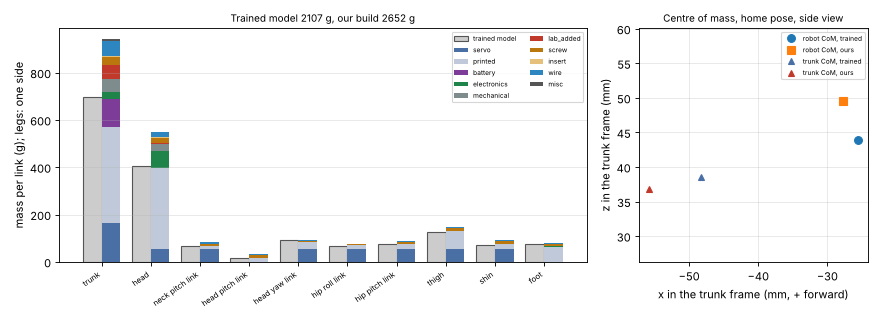

This chart was generated by the following Python code:
"""Mass budget of the Open Duck Mini v2 as the lab will build it, against the trained model (sim pass only).

What it does
1. Lists every part of our build with its mass and a source tag ([U] upstream file, [L] lab file or script,
   [I] internet page, UNVERIFIED when no source was found; the basis of every UNVERIFIED number is printed).
2. Places every part in a link of the robot: CAD parts on their URDF mesh instance (uniform density over the
   mesh, the same way Onshape computes the trained model), lab-only parts as boxes at audit/placements.json,
   screws and inserts at their measured hole sites (audit/sites.json, audit/sites_head.json), wires along a
   route polyline through the joints they cross (wiring/netlist.yaml), small parts at their CAD seat.
3. Sums mass, centre of mass and inertia per link and for the whole robot and compares them with the
   MuJoCo model the policy was trained on (Open_Duck_Playground MJCF) and with the URDF inertials.
4. Fits the trained model's own per-part masses (non-negative least squares on each link's mass, first moment
   and inertia) so the difference can be explained part by part where the fit is well posed.

Frames: every link frame is the URDF link frame (identical to the MJCF body frame, checked in check_frames()).
Lengths in metres inside the code, mm in the printed tables.

Usage (paths relative to the repo; nothing outside the repo is needed except the Playground clone):
  ODM_PLAYGROUND=<Open_Duck_Playground at b9be205> ODM_OUT=<scratch folder> python3 altaay_lab/sim/mass_budget.py
Outputs in ODM_OUT: mass_budget.json (every part and link) and mass_budget_tables.md (the tables in MASS_BUDGET.md).
Other scripts import build_budget() (sim/added_mass_sim.py).
"""
import os, sys, json, math, collections
import numpy as np

HERE = os.path.dirname(os.path.abspath(__file__))
REPO = os.path.abspath(os.path.join(HERE, "../.."))
LAB = os.path.join(REPO, "altaay_lab")
URDF_DIR = os.path.join(REPO, "mini_bdx/robots/open_duck_mini_v2")
PRINT_DIR = os.path.join(REPO, "print")
PG = os.environ.get("ODM_PLAYGROUND", "/home/user/upstream/Open_Duck_Playground")
OUT = os.environ.get("ODM_OUT", "/tmp/odm_mass")

# ---------------------------------------------------------------------------------------------------------------
# Unit masses and material data, each with its source
# ---------------------------------------------------------------------------------------------------------------
S = {}   # key -> (value, tag)
def src(key, value, tag):
    S[key] = (value, tag); return value

STS3215_G = src("sts3215", 55.0, "[I] Feetech STS3215 C001 product specification 2023-06-23, item 6-8 'Weight 55 +/- 1 g' (copy at https://download.kamami.pl/p1198708-STS3215-C001-20230624.pdf)")
P30B_G = src("p30b", 47.0, "[I] Molicel INR-18650-P30B product data sheet v1.0, 'Weight 47 g (Max)' (https://cdn.shopify.com/s/files/1/0481/9678/0183/files/Product-Data-Sheet-of-INR-18650-P30B-80111-2.pdf); 44.7 to 45.0 g measured in a UN38.3 report (https://www.18650batterystore.com/products/molicel-p30b-18650-3000mah-36a-battery)")
PI_G = src("pi", 10.0, "[I] Adafruit 5291 Raspberry Pi Zero 2 W, 'Product Weight: 10.0g' (https://www.adafruit.com/product/5291)")
HEADER_G = src("header", 2.1, "[I] Adafruit 2822 2x20 male header for the Pi Zero, 'Weight: 2.1g' (https://www.adafruit.com/product/2822)")
BNO_G = src("bno055", 3.0, "[I] Adafruit 2472, 'Weight: 3g' (https://www.adafruit.com/product/2472)")
ADAPTER_G = src("adapter", 16.0, "[I] Waveshare Bus Servo Adapter (A) page, 'Weight: 0.016 kg' (https://www.waveshare.com/bus-servo-adapter-a.htm); may include packaging")
CHARGER_G = src("charger", 8.53, "[I] Amazon B0BJTW4QBR Adeept 2S USB-C charger, 'Item Weight 8.53 g' (https://www.amazon.com/dp/B0BJTW4QBR)")
HOLDER_G = src("holder", 25.0, "UNVERIFIED: Amazon B09WCT8672 lists 'Item Weight 0.05 kg' with 'Unit Count 2 Count' (https://www.amazon.com/dp/B09WCT8672); 25 g assumes the 0.05 kg is for 2 holders; 50 g if it is one")
SG90_G = src("sg90", 9.0, "[I] Amazon B072V529YD Miuzei SG90, 'Item Weight 9 g' (https://www.amazon.com/dp/B072V529YD), lead included")
BEC_G = src("bec", 29.0, "[I] Castle CC BEC Pro user guide 095-0047-00, 'Weight (w/o wires) 1 oz (29 grams)' (https://www.freakware.de/technik/CastleCreations/cc_bec_pro_user_guide.pdf)")
SW2815_G = src("sw2815", 2.6, "[I] Pololu 2815 specs, 'Weight: 2.6 g' without the optional connectors (https://www.pololu.com/product/2815/specs)")
REG_G = src("d30v30f5", 3.3, "[I] Pololu 4892 D30V30F5 specs, 'Weight: 3.3 g' without headers (https://www.pololu.com/product/4892/specs)")
AMP_G = src("max98357", 1.2, "[I] Adafruit 3006, 'Product Weight: 1.2g' (https://www.adafruit.com/product/3006)")
SPK_G = src("speaker", 28.8, "[I] Same Sky CMS0361KLX datasheet, 'weight 28.8 g' (https://www.sameskydevices.com/product/resource/cms0361klx.pdf)")
USB_G = src("usb_cable", 20.0, "[I] Adafruit 3878 USB C to Micro B 0.9 m, 'Product Weight: 20.0g' (https://www.adafruit.com/product/3878)")
XT30_G = src("xt30_pair", 0.9, "[I] Amazon B08P5HVMYT Amass XT30U 10 pairs, 'Item Weight 0.317 ounces' = 9.0 g for 10 pairs (https://www.amazon.com/dp/B08P5HVMYT)")
SS_G = src("omron_ss", 1.6, "[I] Omron SS datasheet en-ss.pdf, 'Weight Approx. 1.6g (pin plunger models)' (https://omronfs.omron.com/en_US/ecb/products/pdf/en-ss.pdf)")
GLASS_G = src("eye_glass", 2.08, "[I] Amazon B0C4H17QSH 60 discs, 'Item Weight 4.4 ounces' = 2.08 g per disc with packaging (upper bound) (https://www.amazon.com/dp/B0C4H17QSH)")
INSERT_G = src("insert", 0.35, "[I] CNC Kitchen US store product data for 'Heat Set Insert M3 x 5.7 - 100 pieces': variant weight 35 g per 100 (store shipping weight, bag included) (https://cnckitchenus.store/products/heat-set-insert-m3-x-5-7-100-pieces.js)")
# UNVERIFIED small items (no published mass found); basis given
TENERGY_G = src("tenergy_bms", 3.0, "UNVERIFIED: Tenergy 32175 page gives no weight; 34 x 16 x 4.5 mm box x 1.2 g/cm3 (median bounding-box density of the 5 small boards above with a published weight: Pi 0.97, MAX98357A 1.16, D30V30F5 1.03, 2815 1.37, BNO055 about 1.9 g/cm3)")
SWITCH_G = src("panel_switch", 2.0, "UNVERIFIED: stock panel slide switch, no datasheet part yet (BOM 10b); CAD power_switch.stl 0.96 cm3 x about 2 g/cm3 (metal and plastic)")
CAM_G = src("camera3", 4.0, "UNVERIFIED: Raspberry Pi Camera Module 3 weight not found (raspberrypi.com refused curl, product brief and Adafruit 5657 give none); 25 x 24 x 11.5 mm module")
FPC_G = src("fpc", 0.7, "UNVERIFIED: Adafruit 3157 camera cable 150 x 16 x 0.2 mm (product page), about 1.4 g/cm3 laminate")
SD_G = src("microsd", 0.5, "UNVERIFIED: microSD card, no weight on the SanDisk listing read")
LED_G = src("led", 0.3, "UNVERIFIED: uxcell 1 W COB bead B07DHB13J4, listing gives no weight")
RES_G = src("resistor", 0.25, "UNVERIFIED: 1/4 W through-hole resistor, no weight on the Adafruit 2782 or SparkFun PRT-14493 pages")
REFL_G = src("reflector", 1.5, "UNVERIFIED: Aurorad S5 20 x 15 mm aluminium reflector, Amazon page returned an error")
FUSEHOLDER_G = src("fuse_holder", 8.0, "UNVERIFIED: Littelfuse FHAC0001ZXJ body 50 x 17.2 x 17.2 mm with 2 x 90 mm 16 AWG leads (BOM L3); leads alone 2 x 0.09 m x 18.1 g/m = 3.3 g, body and cover about 4.7 g")
FUSE_G = src("ato_fuse", 1.0, "UNVERIFIED: Littelfuse 0287015.PXCN ATO blade, no weight found")
SPLICE_G = src("splice", 0.5, "UNVERIFIED: one solder splice with adhesive heat shrink")
TAPE_DENS = src("vhb_density", 0.8, "UNVERIFIED: 3M VHB 4950 foam density about 0.8 g/cm3 (3M data sheet not read); 1.1 mm thick, 19 mm wide (BOM 29)")
HOUSING_G = src("housing", 0.15, "UNVERIFIED: Molex 50-37-5033 or 2.54 mm housing")
TERMINAL_G = src("terminal", 0.05, "UNVERIFIED: Molex 08-70-1040 or 2.54 mm crimp terminal")
BEC_LEADS_G = src("bec_out_leads", 4.6, "UNVERIFIED: CC BEC Pro output leads, length and gauge not published (netlist U1); 2 leads x 3 wires x 150 mm x 5.1 g/m (22 AWG silicone)")
SOLDER_HS_G = src("solder_heatshrink", 4.0, "UNVERIFIED: solder and heat shrink on about 60 joints outside the splices, about 0.07 g each")
TIE_G = src("cable_ties", 1.0, "UNVERIFIED: a few small cable ties (USB slack coil, harness)")
BEARING_STEEL = src("steel_density", 7.85, "[I] AZoM 304 stainless density 7.85 to 8.06 g/cm3 (https://www.azom.com/properties.aspx?ArticleID=965); 7.85 used for bearing steel")
BEARING_NOTE = src("bearing", None, "UNVERIFIED: 6804ZZ mass not found (SKF, NSK, vendor pages refused or 404); CAD roll_bearing.stl solid ring x 7.85 g/cm3 = 26.9 g, an upper bound (real bearings have balls and a cage)")

# screws: ISO 4762 (DIN 912) head and socket sizes, pitch diameter shank, A2 density
ISO4762 = {"M2": dict(d=2.0, P=0.4, dk=3.8, k=2.0, s=1.5, t=1.0), "M2.5": dict(d=2.5, P=0.45, dk=4.5, k=2.5, s=2.0, t=1.1),
           "M3": dict(d=3.0, P=0.5, dk=5.5, k=3.0, s=2.5, t=1.3)}
src("iso4762", None, "[I] ISO 4762 / DIN 912 dimensions dk, k, s, t (https://www.fasteners.eu/standards/DIN/912/)")
A2_DENS = src("a2_density", 7.95, "[I] AZoM 304 stainless density 7.85 to 8.06 g/cm3, middle 7.95 used (https://www.azom.com/properties.aspx?ArticleID=965)")
def shcs_g(size, L):
    p = ISO4762[size]
    head = math.pi / 4 * p["dk"] ** 2 * p["k"] - (math.sqrt(3) / 2) * p["s"] ** 2 * p["t"]
    d2 = p["d"] - 0.6495 * p["P"]                      # pitch diameter (ISO 724)
    shank = math.pi / 4 * d2 ** 2 * L
    return (head + shank) * A2_DENS / 1000.0
def panhead_g(d, P, dk, k, L):                          # pan head self-tapping, head as a cylinder
    head = math.pi / 4 * dk ** 2 * k
    d2 = d - 0.6495 * P
    return (head + math.pi / 4 * d2 ** 2 * L) * A2_DENS / 1000.0
SCREW_G = {"M3x5": shcs_g("M3", 5), "M3x6": shcs_g("M3", 6), "M3x8": shcs_g("M3", 8), "M3x10": shcs_g("M3", 10), "M3x12": shcs_g("M3", 12),
           "M2.5x6": shcs_g("M2.5", 6), "M2.5x8": shcs_g("M2.5", 8), "M2.5x10": shcs_g("M2.5", 10),
           "M2x6pan": panhead_g(2.0, 0.4, 4.0, 1.6, 6), "M2x5pan": panhead_g(2.0, 0.4, 4.0, 1.6, 5), "M2x4pan": panhead_g(2.0, 0.4, 4.0, 1.6, 4)}
src("screw_mass", None, "[L] computed in sim/mass_budget.py from ISO 4762 sizes and the A2 density: " + ", ".join(f"{k} {v:.2f} g" for k, v in SCREW_G.items()))
src("servo_bag", None, "UNVERIFIED: STS3215 bag screws (B2, sizes not published); taken as M2x6 pan head, D18 gives the M2 pan head as 4.0 x 1.6 mm; the horn centre screw is M3x6 (Feetech spec item 6-13) taken as an M3x6 SHCS")

# wire mass per metre: tinned copper (AWG area, copper 8.935 g/cm3) plus silicone (0.95 to 1.20 g/cm3, 1.20 used)
CU_DENS = src("cu_density", 8.935, "[I] Wikipedia Copper, density 8.935 g/cm3 at 20 C (https://en.wikipedia.org/wiki/Copper)")
SIL_DENS = src("silicone_density", 1.20, "[I] Wikipedia Silicone rubber, density 0.95 to over 1.20 g/cm3, high end used (https://en.wikipedia.org/wiki/Silicone_rubber)")
OD_MM = {16: 3.0, 20: 1.8, 22: 1.7, 26: 1.5}
src("wire_od", None, "[I] BNTECHGO listings, outside diameter +/- 0.1 mm: 16 AWG 3.0 (https://www.amazon.com/dp/B01MCRY7OT), 20 AWG 1.8 (https://www.amazon.com/dp/B01F8PO5XE), 22 AWG 1.7 (https://www.amazon.com/dp/B09X4KY56S), 26 AWG 1.5 mm (https://www.amazon.com/dp/B08F9CF85N)")
src("awg", None, "[I] Wikipedia American wire gauge, d = 0.127 mm x 92^((36 - n) / 39) (https://en.wikipedia.org/wiki/American_wire_gauge)")
def awg_area(n):
    d = 0.127 * 92 ** ((36 - n) / 39.0); return math.pi / 4 * d * d, d
def wire_g_per_m(n, od=None):
    a, d = awg_area(n); od = od or OD_MM[n]
    ins = math.pi / 4 * od * od - math.pi / 4 * (1.15 * d) ** 2      # stranded bundle about 1.15 x the solid diameter
    return a * CU_DENS + ins * SIL_DENS                               # mm2 x g/cm3 = g/m
WIRE_GPM = {n: wire_g_per_m(n) for n in OD_MM}
src("wire_gpm", None, "[L] computed: " + ", ".join(f"{n} AWG {v:.1f} g/m" for n, v in WIRE_GPM.items()) + "; check: the BNTECHGO 16 AWG listing gives 'Item Weight 11.2 ounces' for 50 ft = 20.8 g/m with packaging")
KIT_GPM = src("kit_cable_gpm", 2.2, "UNVERIFIED: STS3215 kit cable conductor not published (power_path_sim.py assumes 26 AWG); 26 AWG copper 1.15 g/m plus PVC 1.1 mm OD at 1.4 g/cm3 = 2.2 g/m per conductor")

# printed parts: sliced grams minus support grams (print/SLICE_SUMMARY.md, robot set, PrusaSlicer 2.7.2, final settings)
src("slice", None, "[L] print/SLICE_SUMMARY.md per-part table: 'g each' minus 'support g each' (support is removed after printing; skirt is 1 loop, 1 layer, under 0.1 g)")
PRINT_SRC = S["slice"][1]
def load_slice_summary():
    path = os.path.join(LAB, "print/SLICE_SUMMARY.md"); rows = {}; on = False
    for line in open(path):
        if line.startswith("## "): on = line.startswith("## Per part")      # only the robot-set table (not the optional antennas)
        c = [x.strip() for x in line.strip().strip("|").split("|")]
        if on and len(c) == 11 and c[0].endswith(".stl") and c[1].isdigit():
            rows[c[0][:-4]] = dict(qty=int(c[1]), material=c[2], g_each=float(c[4]), support_each=float(c[6]))
    assert len(rows) == 36, len(rows)
    return rows

# ---------------------------------------------------------------------------------------------------------------
# Geometry helpers
# ---------------------------------------------------------------------------------------------------------------
class Mass:
    """mass m (kg), com c (m, link frame), inertia I about the com (kg m2, link axes)"""
    def __init__(self, m=0.0, c=(0, 0, 0), I=None):
        self.m = float(m); self.c = np.array(c, float); self.I = np.zeros((3, 3)) if I is None else np.array(I, float)
    def __add__(self, o):
        m = self.m + o.m
        if m <= 0: return Mass()
        c = (self.m * self.c + o.m * o.c) / m
        def sh(x):
            r = x.c - c; return x.I + x.m * (np.dot(r, r) * np.eye(3) - np.outer(r, r))
        return Mass(m, c, sh(self) + sh(o))
def box_mass(m, c, dims):
    a, b, h = dims
    return Mass(m, c, np.diag([m * (b * b + h * h), m * (a * a + h * h), m * (a * a + b * b)]) / 12.0)
def point_mass(m, c): return Mass(m, c)

_mesh_cache = {}
def mesh_props(path):
    """unit-density volume (m3), centroid (m) and inertia about the centroid per unit density, of an STL (m or mm)"""
    if path not in _mesh_cache:
        import trimesh
        mesh = trimesh.load(path, force="mesh")
        if mesh.extents.max() > 5: mesh.apply_scale(0.001)          # print STLs are in mm
        mesh.density = 1.0
        _mesh_cache[path] = (float(mesh.volume), mesh.center_mass.copy(), mesh.moment_inertia.copy(), mesh)
    return _mesh_cache[path]
def mesh_mass(path, T, m):
    V, c, J, _ = mesh_props(path); R = T[:3, :3]; t = T[:3, 3]
    return Mass(m, R @ c + t, R @ (J * (m / V)) @ R.T)   # also right for a mirror (det -1)

# ---------------------------------------------------------------------------------------------------------------
# Trained model inertials
# ---------------------------------------------------------------------------------------------------------------
BODIES = ["trunk_assembly", "hip_roll_assembly", "left_roll_to_pitch_assembly", "knee_and_ankle_assembly", "knee_and_ankle_assembly_2",
          "foot_assembly", "neck_pitch_assembly", "head_pitch_to_yaw", "neck_yaw_assembly", "head_assembly", "hip_roll_assembly_2",
          "right_roll_to_pitch_assembly", "knee_and_ankle_assembly_3", "knee_and_ankle_assembly_4", "foot_assembly_2"]
SHORT = {"trunk_assembly": "trunk", "hip_roll_assembly": "L hip roll link", "left_roll_to_pitch_assembly": "L hip pitch link",
         "knee_and_ankle_assembly": "L thigh (knee servo)", "knee_and_ankle_assembly_2": "L shin (ankle servo)", "foot_assembly": "L foot",
         "neck_pitch_assembly": "neck pitch link", "head_pitch_to_yaw": "head pitch link", "neck_yaw_assembly": "head yaw link",
         "head_assembly": "head", "hip_roll_assembly_2": "R hip roll link", "right_roll_to_pitch_assembly": "R hip pitch link",
         "knee_and_ankle_assembly_3": "R thigh (knee servo)", "knee_and_ankle_assembly_4": "R shin (ankle servo)", "foot_assembly_2": "R foot"}
def mjcf_assets():
    xd = os.path.join(PG, "playground/open_duck_mini_v2/xmls"); a = {}
    for f in os.listdir(xd):
        if f.endswith(".xml"): a[f] = open(os.path.join(xd, f), "rb").read()
    for f in os.listdir(os.path.join(xd, "assets")): a[f] = open(os.path.join(xd, "assets", f), "rb").read()
    return xd, a
def model_inertials():
    import mujoco
    xd, a = mjcf_assets()
    m = mujoco.MjModel.from_xml_string(open(os.path.join(xd, "open_duck_mini_v2.xml")).read(), assets=a)
    out = {}
    for b in BODIES:
        i = m.body(b).id; q = m.body_iquat[i]; R = np.zeros(9); mujoco.mju_quat2Mat(R, q); R = R.reshape(3, 3)
        out[b] = Mass(m.body_mass[i], m.body_ipos[i], R @ np.diag(m.body_inertia[i]) @ R.T)
    return out
def urdf():
    import yourdfpy
    return yourdfpy.URDF.load(os.path.join(URDF_DIR, "robot.urdf"), load_meshes=False, build_scene_graph=True)
def urdf_inertials(u):
    out = {}
    for ln, link in u.link_map.items():
        if link.inertial is None or link.inertial.mass < 1e-6: continue
        Ro = link.inertial.origin[:3, :3]
        out[ln] = Mass(link.inertial.mass, link.inertial.origin[:3, 3], Ro @ link.inertial.inertia @ Ro.T)
    # the MJCF head carries the antenna holders (separate links in the URDF): merge them at zero angle
    h = out["head_assembly"]
    for al in ("left_antenna_holder", "right_antenna_holder"):
        T = u.get_transform(al, "head_assembly"); x = out.pop(al)
        h = h + Mass(x.m, T[:3, :3] @ x.c + T[:3, 3], T[:3, :3] @ x.I @ T[:3, :3].T)
    out["head_urdf_with_antenna_holders"] = h
    return out
def check_frames(u):
    """max difference between MJCF body frames and URDF link frames at the zero pose (mm, rotation entries)"""
    import mujoco
    xd, a = mjcf_assets()
    m = mujoco.MjModel.from_xml_string(open(os.path.join(xd, "open_duck_mini_v2.xml")).read(), assets=a)
    d = mujoco.MjData(m); d.qpos[:] = 0; d.qpos[3] = 1; mujoco.mj_kinematics(m, d)
    tb = m.body("trunk_assembly").id
    Tt = np.eye(4); Tt[:3, :3] = d.xmat[tb].reshape(3, 3); Tt[:3, 3] = d.xpos[tb]
    dp = dr = 0.0
    for b in BODIES:
        i = m.body(b).id; Tm = np.eye(4); Tm[:3, :3] = d.xmat[i].reshape(3, 3); Tm[:3, 3] = d.xpos[i]
        Tm = np.linalg.inv(Tt) @ Tm; Tu = u.get_transform(b, "trunk_assembly")
        dp = max(dp, np.abs(Tm[:3, 3] - Tu[:3, 3]).max() * 1000); dr = max(dr, np.abs(Tm[:3, :3] - Tu[:3, :3]).max())
    return dp, dr

# ---------------------------------------------------------------------------------------------------------------
# Our build
# ---------------------------------------------------------------------------------------------------------------
SERVO_CASE = ("wj-wk00-0123middlecase_56.stl", "wj-wk00-0124bottomcase_45.stl", "wj-wk00-0122topcabinetcase_95.stl")
HORNS = ("drive_palonier.stl", "passive_palonier.stl")
PRINT_NAME = {"left_knee_to_ankle_left_sheet": "knee_to_ankle_left_sheet", "left_knee_to_ankle_right_sheet": "knee_to_ankle_right_sheet"}
JOINT_OF_ID = {20: "left_hip_yaw", 21: "left_hip_roll", 22: "left_hip_pitch", 23: "left_knee", 24: "left_ankle",
               10: "right_hip_yaw", 11: "right_hip_roll", 12: "right_hip_pitch", 13: "right_knee", 14: "right_ankle",
               30: "neck_pitch", 31: "head_pitch", 32: "head_yaw", 33: "head_roll"}   # [U] Runtime ids, netlist SVxx
LINK_ALIAS = {"left_antenna_holder": "head_assembly", "right_antenna_holder": "head_assembly", "trunk": "trunk_assembly",
              "head": "head_assembly", "left_foot": "foot_assembly", "right_foot": "foot_assembly_2"}

class Item:
    def __init__(self, name, cat, mass_g, source, link, mass_obj, in_model, note=""):
        self.name, self.cat, self.mass_g, self.source, self.link, self.M, self.in_model, self.note = name, cat, mass_g, source, link, mass_obj, in_model, note

def build_budget(holder_g=None, include_antennas=False):
    """returns dict(items=[Item], links={body: Mass}, model={body: Mass}, urdf=..., fit=..., notes=[...])"""
    u = urdf()
    sl = load_slice_summary()
    items = []; notes = []
    def T_of(link):   # transform of a URDF link into its MJCF body frame (antenna links -> head)
        tgt = LINK_ALIAS.get(link, link)
        return tgt, (np.eye(4) if tgt == link else u.get_transform(link, tgt))
    # ---- CAD instances from the URDF ----
    inst = []      # (link_target, mesh_file, T_in_target)
    for ln, link in u.link_map.items():
        tgt, Tl = T_of(ln)
        for v in link.visuals:
            fn = os.path.basename(v.geometry.mesh.filename)
            inst.append((tgt, fn, Tl @ (v.origin if v.origin is not None else np.eye(4)), ln))
    # servo groups: one per servo case set (topcabinetcase instance); 55 g split case/horns as the trained model (fit below)
    case_frac = 0.874   # [L] fit_model(): the trained model's case parts carry 87 % of the servo group mass (leg and neck links)
    servo_groups = collections.defaultdict(list)
    for k, (tgt, fn, T, ln) in enumerate(inst):
        if fn in SERVO_CASE + HORNS:
            servo_groups[(tgt, ln)].append((fn, T))
    n_servo = 0; servo_pos = {}
    for (tgt, ln), lst in servo_groups.items():
        cases = [x for x in lst if x[0] in SERVO_CASE]; horns = [x for x in lst if x[0] in HORNS]
        nset = len([x for x in cases if x[0] == SERVO_CASE[2]])
        Vc = sum(mesh_props(os.path.join(URDF_DIR, f))[0] for f, _ in cases); Vh = sum(mesh_props(os.path.join(URDF_DIR, f))[0] for f, _ in horns)
        M = Mass()
        for f, T in cases: M = M + mesh_mass(os.path.join(URDF_DIR, f), T, nset * STS3215_G / 1000 * case_frac * mesh_props(os.path.join(URDF_DIR, f))[0] / Vc)
        for f, T in horns: M = M + mesh_mass(os.path.join(URDF_DIR, f), T, nset * STS3215_G / 1000 * (1 - case_frac) * mesh_props(os.path.join(URDF_DIR, f))[0] / Vh)
        items.append(Item(f"STS3215 C001 servo x{nset}", "servo", nset * STS3215_G, S["sts3215"][1], tgt, M, True))
        n_servo += nset
        for f, T in cases:
            if f == SERVO_CASE[2]:
                servo_pos.setdefault(tgt, []).append(T)
    assert n_servo == 14, n_servo
    # printed parts and CAD electronics
    head_stl_T = None
    for tgt, fn, T, ln in inst:
        base = fn[:-4]
        if fn in SERVO_CASE + HORNS: continue
        pname = PRINT_NAME.get(base, base)
        if pname in sl:
            r = sl[pname]; g = r["g_each"] - r["support_each"]
            pp = os.path.join(PRINT_DIR, pname + ".stl")
            geom = pp if os.path.exists(pp) else os.path.join(URDF_DIR, fn)
            items.append(Item(pname, "printed", g, PRINT_SRC, tgt, mesh_mass(geom, T, g / 1000), True,
                              "TPU" if r["material"] == "TPU" else ""))
            if pname == "head": head_stl_T = T
            continue
        if base == "antenna":
            g = 0.89 - 0.33
            if include_antennas:
                items.append(Item("antenna rod (optional)", "printed", g, "[L] print/SLICE_SUMMARY.md optional table, 0.89 g less 0.33 g support", tgt, mesh_mass(os.path.join(URDF_DIR, fn), T, g / 1000), True))
            continue
        P = os.path.join(URDF_DIR, fn)
        if base == "cell":
            items.append(Item("Molicel P30B cell", "battery", P30B_G, S["p30b"][1], tgt, mesh_mass(P, T, P30B_G / 1000), True))
        elif base == "holder":
            g = holder_g if holder_g is not None else HOLDER_G
            items.append(Item("2S cell holder with leads", "battery", g, S["holder"][1], tgt, mesh_mass(P, T, g / 1000), True))
        elif base == "bms":
            pass   # replaced by the Tenergy board at its placement (below)
        elif base == "board" and ln == "trunk_assembly":
            items.append(Item("Waveshare Bus Servo Adapter (A)", "electronics", ADAPTER_G, S["adapter"][1], tgt, mesh_mass(P, T, ADAPTER_G / 1000), True))
        elif base == "board":
            notes.append("head board.stl is the Pi footprint (MOUNTING.md, B7): no mass of its own")
        elif base == "raspberrypizerow":
            items.append(Item("Raspberry Pi Zero 2 W", "electronics", PI_G, S["pi"][1], tgt, mesh_mass(P, T, PI_G / 1000), True))
            items.append(Item("2x20 header on the Pi", "electronics", HEADER_G, S["header"][1], tgt, mesh_mass(P, T, HEADER_G / 1000), False))
            items.append(Item("microSD card", "electronics", SD_G, S["microsd"][1], tgt, mesh_mass(P, T, SD_G / 1000), False))
            pi_T = (tgt, T)
        elif base == "bno055":
            items.append(Item("BNO055 breakout (Adafruit 2472)", "electronics", BNO_G, S["bno055"][1], tgt, mesh_mass(P, T, BNO_G / 1000), True))
        elif base == "usb_c_charger":
            items.append(Item("USB-C 2S charger (Adeept)", "electronics", CHARGER_G, S["charger"][1], tgt, mesh_mass(P, T, CHARGER_G / 1000), True))
        elif base == "power_switch":
            items.append(Item("panel control switch", "electronics", SWITCH_G, S["panel_switch"][1], tgt, mesh_mass(P, T, SWITCH_G / 1000), True))
        elif base == "sg90":
            items.append(Item("SG90 antenna servo", "electronics", SG90_G, S["sg90"][1], tgt, mesh_mass(P, T, SG90_G / 1000), True))
            g3 = 3 * SCREW_G["M2x4pan"]
            items.append(Item("SG90 bag screws x3 (2 tab, 1 holder)", "screw", g3, "UNVERIFIED: SG90 bag screw sizes not published (B5); taken as M2x4 pan head, " + S["screw_mass"][1],
                              tgt, mesh_mass(P, T, g3 / 1000), False))
        elif base == "roll_bearing":
            V = mesh_props(P)[0]; g = V * 1e6 * BEARING_STEEL
            items.append(Item("6804ZZ bearing", "mechanical", g, S["bearing"][1], tgt, mesh_mass(P, T, g / 1000), True))
        else:
            raise RuntimeError("unhandled CAD part " + fn)
    # ---- head-region print parts that the URDF does not have (same frame as print/head.stl) ----
    assert head_stl_T is not None
    for pname in ("left_eye", "right_eye", "bulb", "flash_light_module", "flash_reflector_interface", "speaker_stand", "speaker_interface"):
        r = sl[pname]; g = r["g_each"] - r["support_each"]
        Ts = [head_stl_T] + ([head_stl_T @ np.diag([1, -1, 1, 1.0])] if pname == "bulb" else [])   # second bulb is the mirror (audit/headgroup.py)
        for T in Ts:
            items.append(Item(pname, "printed", g, PRINT_SRC + "; seat from print STL in the head.stl frame (audit/headgroup.py)",
                              "head_assembly", mesh_mass(os.path.join(PRINT_DIR, pname + ".stl"), T, g / 1000), pname not in ("flash_light_module", "flash_reflector_interface")))
    def head_pt(p_mm):   # point in the print head.stl frame (mm) -> head link (m)
        return (head_stl_T @ np.r_[np.array(p_mm, float) / 1000.0, 1.0])[:3]
    def head_bounds(pname):
        _, _, _, mesh = mesh_props(os.path.join(PRINT_DIR, pname + ".stl")); return mesh.bounds * 1000
    # bought parts in the head with a CAD seat
    sb = head_bounds("speaker_interface")
    spk_c = head_pt([(sb[0, 0] + sb[1, 0]) / 2, sb[0, 1] + 14.5 / 2 + 2, (sb[0, 2] + sb[1, 2]) / 2])
    items.append(Item("speaker Same Sky CMS0361KLX", "electronics", SPK_G, S["speaker"][1] + "; seat: speaker_interface (print STL bounds)", "head_assembly",
                      box_mass(SPK_G / 1000, spk_c, (0.036, 0.0145, 0.036)), True))
    cam_c = head_pt([113.8 - 6.0, -6.25, 153.1])     # 4 camera pilots at x 113.8, y 0 / -12.5, z 142.6 / 163.6 (audit/sites_head.json)
    items.append(Item("Camera Module 3", "electronics", CAM_G, S["camera3"][1] + "; seat: 4 pilots in head.stl (audit/sites_head.json)", "head_assembly",
                      box_mass(CAM_G / 1000, cam_c, (0.0115, 0.025, 0.024)), True))
    items.append(Item("camera FPC cable 150 mm", "wire", FPC_G, S["fpc"][1], "head_assembly", point_mass(FPC_G / 1000, (cam_c + pi_T[1][:3, 3]) / 2), False))
    for pname in ("left_eye", "right_eye"):
        b = head_bounds(pname); c = head_pt(b.mean(0))
        items.append(Item("eye glass disc", "electronics", GLASS_G, S["eye_glass"][1], "head_assembly", point_mass(GLASS_G / 1000, c), True))
    for pname, mir in (("bulb", False), ("bulb", True), ("flash_light_module", False)):
        b = head_bounds(pname); c = b.mean(0); c = c * np.array([1, -1, 1]) if mir else c
        items.append(Item("1 W LED bead", "electronics", LED_G, S["led"][1], "head_assembly", point_mass(LED_G / 1000, head_pt(c)), False))
    rb = head_bounds("flash_reflector_interface")
    items.append(Item("Aurorad S5 reflector", "electronics", REFL_G, S["reflector"][1], "head_assembly", point_mass(REFL_G / 1000, head_pt(rb.mean(0))), False))
    # Pi, regulator and amp on the head floor: floor top z = head_bot_sheet top (print STL bounds)
    floor_z = head_bounds("head_bot_sheet")[1, 2]
    Tpi = pi_T[1]; pi_c_link = Tpi[:3, 3]
    pi_c_head = (np.linalg.inv(head_stl_T) @ np.r_[mesh_props(os.path.join(URDF_DIR, "raspberrypizerow.stl"))[1] @ Tpi[:3, :3].T + Tpi[:3, 3], 1])[:3] * 1000
    reg_c = head_pt([pi_c_head[0], pi_c_head[1], floor_z + 1.1 + 9.0 / 2])   # D30V30F5 17.8 x 20.3 x 9 mm on foam tape below the Pi
    items.append(Item("Pololu D30V30F5 5 V regulator", "lab_added", REG_G, S["d30v30f5"][1] + "; seat: head floor below the Pi (MOUNTING.md; no placements.json entry, x and y of the Pi centre)", "head_assembly",
                      box_mass(REG_G / 1000, reg_c, (0.0178, 0.0203, 0.009)), False))
    stb = head_bounds("speaker_stand")
    amp_c = head_pt([(stb[0, 0] + stb[1, 0]) / 2, stb[0, 1] - 2 - 17.8 / 2, floor_z + 1.5])   # 'head floor, flat, right of the speaker stand' (MOUNTING.md, Tnkr)
    items.append(Item("MAX98357A amplifier", "electronics", AMP_G, S["max98357"][1] + "; seat: head floor right of the speaker stand (MOUNTING.md)", "head_assembly",
                      box_mass(AMP_G / 1000, amp_c, (0.0194, 0.0178, 0.003)), False))
    for nm, n in (("100 ohm LED resistor", 3), ("2.2 kOhm foot pull-up", 2)):
        items.append(Item(nm + f" x{n}", "electronics", n * RES_G, S["resistor"][1], "head_assembly", point_mass(n * RES_G / 1000, pi_c_link), False))
    # ---- lab-only parts at audit/placements.json (URDF zero-pose world = trunk frame, mm) ----
    pl = {p["id"]: p for p in json.load(open(os.path.join(LAB, "audit/placements.json")))}
    def pl_box(pid, g):
        p = pl[pid]; return box_mass(g / 1000, np.array(p["center_mm"]) / 1000, np.array(p["dims_xyz_mm"]) / 1000)
    PLSRC = "; seat: audit/placements.json"
    items.append(Item("Castle CC BEC Pro", "lab_added", BEC_G, S["bec"][1] + PLSRC, "trunk_assembly", pl_box("bec_pro", BEC_G), False))
    items.append(Item("CC BEC Pro output leads", "lab_added", BEC_LEADS_G, S["bec_out_leads"][1] + PLSRC, "trunk_assembly", pl_box("bec_pro", BEC_LEADS_G), False))
    items.append(Item("Littelfuse FHAC0001ZXJ fuse holder with leads", "lab_added", FUSEHOLDER_G, S["fuse_holder"][1] + PLSRC, "trunk_assembly", pl_box("fuse_holder", FUSEHOLDER_G), False))
    items.append(Item("ATO 15 A fuse", "lab_added", FUSE_G, S["ato_fuse"][1] + PLSRC, "trunk_assembly", pl_box("fuse_holder", FUSE_G), False))
    items.append(Item("Pololu 2815 MOSFET switch", "lab_added", SW2815_G, S["sw2815"][1] + PLSRC, "trunk_assembly", pl_box("mosfet_switch", SW2815_G), False))
    items.append(Item("servo power splices SPV, SPG", "lab_added", 2 * SPLICE_G, S["splice"][1] + PLSRC, "trunk_assembly", pl_box("power_splice", 2 * SPLICE_G), False))
    items.append(Item("Tenergy 32175 BMS", "lab_added", TENERGY_G, S["tenergy_bms"][1] + PLSRC, "trunk_assembly", pl_box("bms_tenergy", TENERGY_G), True,
                      "replaces the CAD bms part"))
    # parts from the netlist without a CAD body: XT30 pair, the other solder splices, foot switches
    def inst_centroid(fn, link):
        for tgt, f, T, ln in inst:
            if f == fn and tgt == link:
                return T[:3, :3] @ mesh_props(os.path.join(URDF_DIR, f))[1] + T[:3, 3]
    xt30_c = inst_centroid("holder.stl", "trunk_assembly") + np.array([0, 0.03, 0])      # 'body_back, left of the holder' (MOUNTING.md, Tnkr)
    items.append(Item("Amass XT30U pair", "lab_added", XT30_G, S["xt30_pair"][1] + "; seat: left of the holder (MOUNTING.md, Tnkr placement), 30 mm to +y", "trunk_assembly",
                      point_mass(XT30_G / 1000, xt30_c), False))
    adapter_c = inst_centroid("board.stl", "trunk_assembly")
    for nm, c, lk, n in (("splices VSW, G (switched bus, ground)", np.array(pl["mosfet_switch"]["center_mm"]) / 1000, "trunk_assembly", 2),
                         ("splices JB+, JB- (BEC outputs)", np.array(pl["bec_pro"]["center_mm"]) / 1000, "trunk_assembly", 2),
                         ("splices YD3, YG3, JG30, JG20, JG10 (data Y and grounds)", adapter_c, "trunk_assembly", 5),
                         ("splices J5, JG (head 5 V and ground)", pi_c_link, "head_assembly", 2)):
        items.append(Item(nm, "lab_added", n * SPLICE_G, S["splice"][1], lk, point_mass(n * SPLICE_G / 1000, c), False))
    for foot in ("foot_assembly", "foot_assembly_2"):
        items.append(Item("Omron SS-01 foot switch x2", "electronics", 2 * SS_G, S["omron_ss"][1] + "; seat: 2 slots in foot_top (MOUNTING.md)", foot,
                          point_mass(2 * SS_G / 1000, inst_centroid("foot_top.stl", foot)), False))
    # foam tape under the 4 taped parts, by footprint
    tape = {"bec_pro": 0.047 * 0.033, "fuse_holder": 0.052 * 0.018, "mosfet_switch": 0.0254 * 0.0203}
    for pid, a in tape.items():
        g = a * 1.1e-3 * TAPE_DENS * 1e6
        items.append(Item(f"VHB 4950 tape under {pid}", "lab_added", g, S["vhb_density"][1], "trunk_assembly", pl_box(pid, g), False))
    g = 0.0178 * 0.0203 * 1.1e-3 * TAPE_DENS * 1e6
    items.append(Item("VHB 4950 tape under the regulator", "lab_added", g, S["vhb_density"][1], "head_assembly", point_mass(g / 1000, reg_c), False))
    # ---- wires along their routes ----
    wire_items, usb_route_frac = wires(u, inst, servo_pos, pl, head_pt, pi_c_link, reg_c, amp_c, spk_c, cam_c)
    items += wire_items
    # USB cable: route part with the wires, slack coil at placements usb_slack
    items.append(Item("USB cable slack coil (part of Adafruit 3878)", "wire", USB_G * (1 - usb_route_frac), S["usb_cable"][1] + PLSRC, "trunk_assembly",
                      pl_box("usb_slack", USB_G * (1 - usb_route_frac)), False))
    # ---- screws and inserts at their hole sites ----
    items += hardware(u, head_stl_T)
    items.append(Item("solder and heat shrink (joints outside splices)", "misc", SOLDER_HS_G, S["solder_heatshrink"][1], "trunk_assembly",
                      point_mass(SOLDER_HS_G / 1000, np.array(pl["power_splice"]["center_mm"]) / 1000), False))
    items.append(Item("cable ties", "misc", TIE_G, S["cable_ties"][1], "trunk_assembly", point_mass(TIE_G / 1000, np.array(pl["usb_slack"]["center_mm"]) / 1000), False))
    # ---- sums ----
    links = {b: Mass() for b in BODIES}
    for it in items:
        if it.mass_g <= 0: continue
        links[it.link] = links[it.link] + it.M
    return dict(items=items, links=links, notes=notes, urdf=u)

def wires(u, inst, servo_pos, pl, head_pt, pi_c, reg_c, amp_c, spk_c, cam_c):
    """every wire in wiring/netlist.yaml as point masses along a route polyline: from-part, the joints crossed, to-part"""
    import yaml
    nl = yaml.safe_load(open(os.path.join(LAB, "wiring/netlist.yaml")))
    cab = {c["id"]: c for c in nl["cables"]}
    # joint positions in the zero-pose trunk frame, link tree
    J = {}
    for j in u.robot.joints:
        if j.type == "revolute":
            J[j.name] = dict(p=u.get_transform(j.child, "trunk_assembly")[:3, 3], parent=LINK_ALIAS.get(j.parent, j.parent), child=LINK_ALIAS.get(j.child, j.child))
    par = {}
    for j in u.robot.joints:
        if j.type == "revolute" and "antenna" not in j.name: par[j.child] = (j.parent, j.name)
    def chain(l):
        out = []
        while l in par: out.append(l); l = par[l][0]
        return out + [l]
    def to_trunk(link, p): return (u.get_transform(link, "trunk_assembly") @ np.r_[p, 1])[:3]
    def to_link(link, p): return (np.linalg.inv(u.get_transform(link, "trunk_assembly")) @ np.r_[p, 1])[:3]
    def inst_c(fn, link):
        for tgt, f, T, ln in inst:
            if f == fn and tgt == link:
                return to_trunk(link, T[:3, :3] @ mesh_props(os.path.join(URDF_DIR, f))[1] + T[:3, 3])
        raise KeyError(fn)
    # servo case centres per joint: the servo case nearest to the joint axis (15.5 mm for every joint; the head yaw and
    # head roll servos sit in the child link of their joint, all others in the parent link)
    servo_c = {}
    for jn in JOINT_OF_ID.values():
        best = None
        for sl_link, Ts in servo_pos.items():
            for T in Ts:
                c = to_trunk(sl_link, T[:3, :3] @ mesh_props(os.path.join(URDF_DIR, SERVO_CASE[2]))[1] + T[:3, 3])
                dd = np.linalg.norm(c - J[jn]["p"])
                if best is None or dd < best[0]: best = (dd, c, sl_link)
        servo_c[jn] = (best[1], best[2])
    P = lambda pid: np.array(pl[pid]["center_mm"]) / 1000
    ADAPTER = inst_c("board.stl", "trunk_assembly"); NECK = J["neck_pitch"]["p"]
    holder = inst_c("holder.stl", "trunk_assembly"); charger = inst_c("usb_c_charger.stl", "trunk_assembly"); ctl = inst_c("power_switch.stl", "trunk_assembly")
    bno = inst_c("bno055.stl", "trunk_assembly")
    pos = {"PACK": (holder, "trunk_assembly"), "BMS": (P("bms_tenergy"), "trunk_assembly"), "CHG": (charger, "trunk_assembly"),
           "XT30": (holder + np.array([0, 0.03, 0]), "trunk_assembly"),          # 'body_back, left of the holder' (MOUNTING.md, Tnkr), about 30 mm to +y
           "F1": (P("fuse_holder"), "trunk_assembly"), "SW1": (P("mosfet_switch"), "trunk_assembly"), "CTL": (ctl, "trunk_assembly"),
           # JFI, JFO: the inline splices that extend the two fuse holder leads with 16 AWG (netlist P7, 2026-11-02), placed at the
           # fuse holder seat (audit/placements.json fuse_holder), as VSW and G sit at the mosfet_switch seat
           "JFI": (P("fuse_holder"), "trunk_assembly"), "JFO": (P("fuse_holder"), "trunk_assembly"),
           "VSW": (P("mosfet_switch"), "trunk_assembly"), "G": (P("mosfet_switch"), "trunk_assembly"),
           "U1": (P("bec_pro"), "trunk_assembly"), "JBP": (P("bec_pro"), "trunk_assembly"), "JBN": (P("bec_pro"), "trunk_assembly"),
           "U2": (ADAPTER, "trunk_assembly"), "SPV": (P("power_splice"), "trunk_assembly"), "SPG": (P("power_splice"), "trunk_assembly"),
           "YD3": (ADAPTER, "trunk_assembly"), "YG3": (ADAPTER, "trunk_assembly"), "JG30": (servo_c["neck_pitch"][0], "trunk_assembly"),
           "JG20": (servo_c["left_hip_yaw"][0], "trunk_assembly"), "JG10": (servo_c["right_hip_yaw"][0], "trunk_assembly"),
           "BNO": (bno, "trunk_assembly")}
    hd = "head_assembly"
    for k, c in (("U3", reg_c), ("J5", pi_c), ("JG", pi_c), ("PI", pi_c), ("RL", pi_c), ("RR", pi_c), ("RP", pi_c), ("RFL", pi_c), ("RFR", pi_c),
                 ("AMP", amp_c), ("SPK", spk_c), ("CAM", cam_c)):
        pos[k] = (to_trunk(hd, c), hd)
    for k, pname, mir in (("LEDL", "bulb", False), ("LEDR", "bulb", True), ("LEDP", "flash_light_module", False)):
        _, _, _, mesh = mesh_props(os.path.join(PRINT_DIR, pname + ".stl")); c = mesh.bounds.mean(0) * 1000
        c = c * np.array([1, -1, 1]) if mir else c
        pos[k] = (to_trunk(hd, head_pt(c)), hd)
    for k, fn in (("SGL", 0), ("SGR", 1)):
        sg = [T for tgt, f, T, ln in inst if f == "sg90.stl"]
        T = sg[fn]; pos[k] = (to_trunk(hd, T[:3, :3] @ mesh_props(os.path.join(URDF_DIR, "sg90.stl"))[1] + T[:3, 3]), hd)
    for k, foot in (("FSL1", "foot_assembly"), ("FSL2", "foot_assembly"), ("FSR1", "foot_assembly_2"), ("FSR2", "foot_assembly_2")):
        pos[k] = (inst_c("foot_top.stl", foot), foot)
    for i, jn in JOINT_OF_ID.items():
        pos[f"SV{i}"] = (servo_c[jn][0], servo_c[jn][1])
    out = []; usb_frac = None
    per_link = collections.defaultdict(lambda: [0.0, np.zeros(3)])   # aggregate per (link, gauge) for a short table
    for w in nl["wires"]:
        c = cab[w["cable"]]
        if c["status"] != "active": continue
        g = w["gauge"]; L = (w.get("cut_mm") or 0) / 1000.0
        if g in ("resistor lead", "BEC lead", "SG90 lead"): continue          # part of the resistor, BEC lead item, SG90 mass
        a = w["from"].split(".")[0]; b = w["to"].split(".")[0]
        pa, la = pos[a]; pb, lb = pos[b]
        ca, cb = chain(la), chain(lb); common = next(l for l in ca if l in cb)
        js = [par[l][1] for l in ca[:ca.index(common)]] + [par[l][1] for l in reversed(cb[:cb.index(common)])]
        pts = [pa] + [J[j]["p"] for j in js] + [pb]
        segl = [ca[k] for k in range(ca.index(common))] + [common] + list(reversed(cb[:cb.index(common)]))
        # segment k from pts[k] to pts[k+1] lies in link segl[k]
        lens = np.array([np.linalg.norm(pts[k + 1] - pts[k]) for k in range(len(pts) - 1)])
        if g == "USB 2.0 cable":
            route = lens.sum(); usb_frac = min(1.0, (route + 0.0452 + 0.04) / 0.9)   # CABLE_MAP rule ends; the rest is slack in the coil
            mass = USB_G * usb_frac; srcs = S["usb_cable"][1] + "; route part by the CABLE_MAP length rule, rest in the slack coil"
        elif g == "FPC ribbon": continue                                        # camera cable item above
        elif g == "kit cable":
            mass = KIT_GPM * L; srcs = S["kit_cable_gpm"][1]
        elif g == "SG90 lead + 26 AWG":
            mass = WIRE_GPM[26] * 0.020; srcs = "[L] 20 mm 26 AWG extension (netlist note) at " + f"{WIRE_GPM[26]:.1f} g/m"
        elif g.endswith("AWG"):
            n = int(g.split()[0]); mass = WIRE_GPM[n] * L; srcs = f"[L] wiring/netlist.yaml cut_mm x {WIRE_GPM[n]:.1f} g/m ({n} AWG, computed above)"
        else:
            raise RuntimeError("gauge " + g)
        if lens.sum() < 1e-6: lens = np.array([1.0]); pts = [pa, pa]; segl = [la]
        for k in range(len(lens)):
            mk = mass * lens[k] / lens.sum(); lk = segl[k]; mid = (pts[k] + pts[k + 1]) / 2
            per_link[(lk, g)][0] += mk; per_link[(lk, g)][1] += mk * mid
    # also the made-lead housings and terminals at servo ends (SP1/SD1 at ID 20, SP3/SD1 at ID 30, SP2/SD2 at ID 10) and Pi 2.54 mm housings
    hw = [("Mini-SPOX housings and terminals at ID 20, 10, 30", "trunk_assembly", 3 * HOUSING_G + 9 * TERMINAL_G, (pos["SV20"][0] + pos["SV10"][0] + pos["SV30"][0]) / 3),
          ("2.54 mm housings and terminals at the Pi header", hd, 8 * HOUSING_G + 24 * TERMINAL_G, pos["PI"][0])]
    for (lk, g), (m, mp) in sorted(per_link.items()):
        if m <= 0: continue
        c = to_link(lk, mp / m)
        tag = S["usb_cable"][1] if g == "USB 2.0 cable" else (S["kit_cable_gpm"][1] if g == "kit cable" else "[L] wiring/netlist.yaml cut_mm, routed along the joints crossed; " + S["wire_gpm"][1])
        out.append(Item(f"wires {g} in {SHORT.get(lk, lk)}", "wire", m * 1.0, tag, lk, point_mass(m / 1000, c), False))
    for nm, lk, m, p in hw:
        out.append(Item(nm, "wire", m, S["housing"][1] + "; " + S["terminal"][1], lk, point_mass(m / 1000, to_link(lk, p)), False))
    return out, usb_frac

def hardware(u, head_stl_T):
    """screws and inserts at the measured hole sites (same selection as audit/screws2.py, without its ray cast)"""
    A = json.load(open(os.path.join(LAB, "audit/assembly.json")))
    inst_link = [LINK_ALIAS.get(i["link"], i["link"]) for i in A["inst"]]
    sites = json.load(open(os.path.join(LAB, "audit/sites.json")))
    sites_head = json.load(open(os.path.join(LAB, "audit/sites_head.json")))
    def anchor_type(m, d, L):
        if m == "drive_palonier" and abs(d - 2.5) < 0.2: return "horn(drive)"
        if m == "passive_palonier" and abs(d - 2.5) < 0.2: return "horn(passive)"
        if abs(d - 4.0) < 0.15 and L >= 5.0: return "M3 insert"
        if m.startswith("wj-") and d < 2.1: return "servo pilot"
        if abs(d - 2.0) < 0.1 and L >= 4.5 and not m.startswith("wj-"): return "plastic pilot 2.0"
        return None
    def rows_of(S_, frame):
        rows = []; seen = set()
        for si, s in enumerate(S_):
            o = np.array(s["o"], float); ax = np.array(s["ax"], float)
            segs = [dict(t0=a, t1=b, m=m, k=k, d=d, i=i) for a, b, m, k, d, i in s["segs"]]
            for sg in segs:
                m = sg["m"]
                if m.startswith("wj-") or "palonier" in m: continue
                if not (2.4 <= sg["d"] <= 3.7): continue
                if anchor_type(m, sg["d"], sg["t1"] - sg["t0"]): continue
                heads = [h for h in segs if h["i"] == sg["i"] and 3.9 <= h["d"] <= 7.1 and (abs(h["t1"] - sg["t0"]) < 0.45 or abs(h["t0"] - sg["t1"]) < 0.45)
                         and not (abs(h["d"] - 4.0) < 0.15 and h["t1"] - h["t0"] >= 5.0)]
                if heads:
                    h = heads[0]; direction = 1 if abs(h["t1"] - sg["t0"]) < 0.45 else -1; hf = h["t1"] if direction == 1 else h["t0"]
                else:
                    hf = None
                    for direction, face in ((1, sg["t0"]), (-1, sg["t1"])):
                        c = [x for x in segs if x["i"] != sg["i"] and anchor_type(x["m"], x["d"], x["t1"] - x["t0"]) and (x["t0"] - face) * direction > 0]
                        if c: hf = face; break
                    if hf is None: continue
                cand = [x for x in segs if x["i"] != sg["i"] and anchor_type(x["m"], x["d"], x["t1"] - x["t0"]) and max((x["t0"] - hf) * direction, (x["t1"] - hf) * direction) > 0.3]
                if not cand:
                    continue
                cand.sort(key=lambda x: min((x["t0"] - hf) * direction, (x["t1"] - hf) * direction)); a = cand[0]
                at = anchor_type(a["m"], a["d"], a["t1"] - a["t0"])
                p_screw = o + ax * (hf + direction * 3.0)                  # about the middle of a short screw
                p_anchor = o + ax * ((a["t0"] + a["t1"]) / 2)
                key = (si, a["i"], a["t0"])          # one physical screw per anchor: a screw through two clamped parts gives two clearance rows
                if key in seen: continue
                seen.add(key)
                rows.append(dict(part=m, inst=sg["i"], anchor=at, into=a["m"], into_inst=a["i"], p=p_screw, pa=p_anchor, frame=frame))
        return rows
    rows = rows_of(sites, "trunk") + rows_of(sites_head, "head")
    def place(r, p):
        if r["frame"] == "trunk":
            lk = inst_link[r["inst"]]; Tl = u.get_transform(lk, "trunk_assembly")
            return lk, (np.linalg.inv(Tl) @ np.r_[p / 1000.0, 1])[:3]
        return "head_assembly", (head_stl_T @ np.r_[p / 1000.0, 1])[:3]
    # only head rows from sites_head (the trunk sites file holds no head parts: the URDF head is the old one)
    rows = [r for r in rows if r["frame"] == "head" or inst_link[r["inst"]] != "head_assembly"]
    out = []; cnt = collections.Counter()
    M3_INSERT_MIX = (44 * SCREW_G["M3x8"] + 12 * SCREW_G["M3x10"] + 2 * SCREW_G["M3x12"]) / 58     # BOM 17a/17b/17c mix
    HORN_MIX = (88 * SCREW_G["M3x6"] + 12 * SCREW_G["M3x5"]) / 100                                  # BOM 17d/17e mix
    agg = collections.defaultdict(lambda: [0.0, np.zeros(3), 0])
    for r in rows:
        at = r["anchor"]
        if at == "M3 insert":
            g = M3_INSERT_MIX; kind = "M3 insert screws (M3x8/10/12 mix)"
        elif at.startswith("horn"):
            g = HORN_MIX; kind = "M3 horn screws (M3x6/M3x5 mix)"
        elif at == "servo pilot":
            g = SCREW_G["M2x6pan"]; kind = "M2 servo-case screws (servo bag)"
        elif at == "plastic pilot 2.0":
            if r["part"] == "battery_pack_lid": g = SCREW_G["M2.5x10"]; kind = "M2.5x10 lid screws"
            elif r["part"] in ("left_eye", "right_eye", "bulb"): g = SCREW_G["M2.5x8"]; kind = "M2.5x8 eye screws"
            else: g = SCREW_G["M2.5x6"]; kind = "M2.5x6 electronics screws"
        else:
            continue
        lk, c = place(r, r["p"]); cnt[kind] += 1
        a = agg[(lk, kind)]; a[0] += g; a[1] += g * c; a[2] += 1
        if at == "M3 insert":
            lk2, c2 = place(dict(r, inst=r["into_inst"]), r["pa"]) if r["frame"] == "trunk" else place(r, r["pa"])
            a = agg[(lk2, "M3 heat-set inserts")]; a[0] += INSERT_G; a[1] += INSERT_G * c2; a[2] += 1; cnt["M3 heat-set inserts"] += 1
    # horn centre screws: one per servo at its drive horn
    for i in [k for k, x in enumerate(A["inst"]) if x["mesh"] == "drive_palonier.stl"]:
        lk = inst_link[i]; T = np.array(A["inst"][i]["T"]); c_world = T[:3, 3] / 1000.0
        c = (np.linalg.inv(u.get_transform(lk, "trunk_assembly")) @ np.r_[c_world, 1])[:3]
        g = SCREW_G["M3x6"]; a = agg[(lk, "M3x6 horn centre screws (servo bag)")]; a[0] += g; a[1] += g * c; a[2] += 1; cnt["M3x6 horn centre screws (servo bag)"] += 1
    # screws the hole search does not anchor (audit/screws2.json 'NONE' rows and pilots under 4.5 mm), placed at their part
    def part_c(mesh_name, link):
        for k, x in enumerate(A["inst"]):
            if x["mesh"] == mesh_name and inst_link[k] == link:
                T = np.array(x["T"]); T[:3, 3] /= 1000.0; V, cc, _, _ = mesh_props(os.path.join(URDF_DIR, mesh_name))
                return (np.linalg.inv(u.get_transform(link, "trunk_assembly")) @ np.r_[T[:3, :3] @ cc + T[:3, 3], 1])[:3]
    extra = [("M2x6 roll_to_pitch screws (servo bag, HARDWARE_AUDIT.md B4)", "left_roll_to_pitch_assembly", part_c("left_roll_to_pitch.stl", "left_roll_to_pitch_assembly"), 2, SCREW_G["M2x6pan"]),
             ("M2x6 roll_to_pitch screws (servo bag, HARDWARE_AUDIT.md B4)", "right_roll_to_pitch_assembly", part_c("right_roll_to_pitch.stl", "right_roll_to_pitch_assembly"), 2, SCREW_G["M2x6pan"])]
    for pname, n in (("left_eye", 4), ("right_eye", 4)):
        _, _, _, mesh = mesh_props(os.path.join(PRINT_DIR, pname + ".stl"))
        extra.append(("M2.5x8 eye screws (MOUNTING.md)", "head_assembly", (head_stl_T @ np.r_[mesh.bounds.mean(0), 1])[:3], n, SCREW_G["M2.5x8"]))
    extra.append(("M2x4 camera screws (MOUNTING.md)", "head_assembly", (head_stl_T @ np.r_[np.array([113.8, -6.25, 153.1]) / 1000, 1])[:3], 4, SCREW_G["M2x4pan"]))
    for nm, lk, c, n, g in extra:
        a = agg[(lk, nm)]; a[0] += n * g; a[1] += n * g * c; a[2] += n; cnt[nm] += n
    tags = {"M3 insert screws (M3x8/10/12 mix)": S["screw_mass"][1] + "; sites audit/sites.json, audit/sites_head.json",
            "M3 horn screws (M3x6/M3x5 mix)": S["screw_mass"][1] + "; sites audit/sites.json, audit/sites_head.json",
            "M2 servo-case screws (servo bag)": S["servo_bag"][1], "M3x6 horn centre screws (servo bag)": S["servo_bag"][1],
            "M2.5x10 lid screws": S["screw_mass"][1], "M2.5x8 eye screws": S["screw_mass"][1], "M2.5x6 electronics screws": S["screw_mass"][1],
            "M3 heat-set inserts": S["insert"][1] + "; sites audit/sites.json, audit/sites_head.json",
            "M2x6 roll_to_pitch screws (servo bag, HARDWARE_AUDIT.md B4)": S["servo_bag"][1], "M2.5x8 eye screws (MOUNTING.md)": S["screw_mass"][1],
            "M2x4 camera screws (MOUNTING.md)": S["screw_mass"][1]}
    for (lk, kind), (g, gc, n) in sorted(agg.items()):
        out.append(Item(f"{kind} x{n} in {SHORT.get(lk, lk)}", "insert" if kind == "M3 heat-set inserts" else "screw", g, tags[kind], lk, point_mass(g / 1000, gc / g), False))
    hardware.counts = dict(cnt)
    return out

# ---------------------------------------------------------------------------------------------------------------
# Fit of the trained model's per-part masses (explains the difference part by part)
# ---------------------------------------------------------------------------------------------------------------
def fit_model(u, model):
    from scipy.optimize import nnls
    res = {}
    for ln in BODIES:
        if ln in ("trunk_assembly", "head_assembly"): continue        # 15 to 20 parts for 10 equations: not well posed
        link = u.link_map[ln]; Mm = model[ln]
        groups = collections.OrderedDict()
        for v in link.visuals:
            fn = os.path.basename(v.geometry.mesh.filename); T = v.origin if v.origin is not None else np.eye(4)
            g = "servo (case + horns)" if fn in SERVO_CASE + HORNS else fn[:-4]
            V, c, Jc, _ = mesh_props(os.path.join(URDF_DIR, fn)); R = T[:3, :3]; cw = R @ c + T[:3, 3]
            Iw = R @ Jc @ R.T + V * (np.dot(cw, cw) * np.eye(3) - np.outer(cw, cw))
            a = np.r_[V, V * cw, Iw[0, 0], Iw[1, 1], Iw[2, 2], Iw[0, 1], Iw[0, 2], Iw[1, 2]]
            groups[g] = groups.get(g, 0) + a
        names = list(groups); A_ = np.array([groups[n] for n in names]).T
        IO = Mm.I + Mm.m * (np.dot(Mm.c, Mm.c) * np.eye(3) - np.outer(Mm.c, Mm.c))
        b = np.r_[Mm.m, Mm.m * Mm.c, IO[0, 0], IO[1, 1], IO[2, 2], IO[0, 1], IO[0, 2], IO[1, 2]]
        L = 0.05; w = np.r_[1, [1 / L] * 3, [1 / L ** 2] * 6]
        rho, rn = nnls(A_ * w[:, None], b * w)
        fit = A_ @ rho
        res[ln] = dict(parts={n: float(rho[i] * A_[0, i] * 1000) for i, n in enumerate(names)},
                       com_err_mm=float(np.linalg.norm(fit[1:4] / fit[0] - Mm.c) * 1000), mass_err_g=float((fit[0] - Mm.m) * 1000),
                       inertia_rel_err=float(np.abs(fit[4:7] - b[4:7]).max() / np.abs(b[4:7]).max()))
    return res

# ---------------------------------------------------------------------------------------------------------------
# Whole-robot centre of mass at a pose
# ---------------------------------------------------------------------------------------------------------------
def robot_com(links, qpos_joints=None):
    """links: {body: Mass}. Puts them into the MJCF (zero or keyframe 'home' joint angles), returns com in the trunk frame (m), total kg"""
    import mujoco
    xd, a = mjcf_assets()
    m = mujoco.MjModel.from_xml_string(open(os.path.join(xd, "scene_flat_terrain.xml")).read(), assets=a)
    d = mujoco.MjData(m)
    d.qpos[:] = m.keyframe("home").qpos if qpos_joints == "home" else 0
    d.qpos[0:3] = 0; d.qpos[3:7] = [1, 0, 0, 0]
    mujoco.mj_kinematics(m, d)
    tb = m.body("trunk_assembly").id; Rt = d.xmat[tb].reshape(3, 3); pt = d.xpos[tb]
    M = 0.0; mc = np.zeros(3)
    for bname, x in links.items():
        i = m.body(bname).id; R = d.xmat[i].reshape(3, 3); p = d.xpos[i]
        cw = R @ x.c + p; M += x.m; mc += x.m * cw
    c = mc / M
    feet = [d.site_xpos[m.site(s).id] for s in ("left_foot", "right_foot")]
    return Rt.T @ (c - pt), M, [Rt.T @ (f - pt) for f in feet]

# ---------------------------------------------------------------------------------------------------------------
def main():
    os.makedirs(OUT, exist_ok=True)
    B = build_budget()
    u = B["urdf"]; ours = B["links"]; model = model_inertials(); ui = urdf_inertials(u)
    dp, dr = check_frames(u)
    fit = fit_model(u, model)
    lines = []; P = lines.append
    tot_ours = sum(x.m for x in ours.values()); tot_model = sum(x.m for x in model.values())
    tot_urdf = sum(x.m for k, x in ui.items() if k in BODIES and k != "head_assembly") + ui["head_urdf_with_antenna_holders"].m
    P(f"Frames: MJCF body frames equal the URDF link frames at the zero pose to {dp:.4f} mm and {dr:.1e} in rotation.\n")
    # per category
    cats = collections.OrderedDict()
    for it in B["items"]: cats.setdefault(it.cat, [0.0, 0.0]); cats[it.cat][0] += it.mass_g; cats[it.cat][1] += 0 if it.in_model else it.mass_g
    unv = sum(it.mass_g for it in B["items"] if it.source.startswith("UNVERIFIED"))
    P("| Category | Our build g | of which not in the trained CAD g |"); P("|---|---|---|")
    for k, (g, gn) in cats.items(): P(f"| {k} | {g:.1f} | {gn:.1f} |")
    P(f"| total | {tot_ours*1000:.1f} | {sum(v[1] for v in cats.values()):.1f} |")
    P(f"\nUNVERIFIED items: {unv:.1f} g in all.\n")
    # per link
    P("| Link (MJCF body) | Trained MJCF g | URDF g | Our build g | Delta g | Delta % | Model CoM mm (link frame) | Our CoM mm | CoM shift mm |")
    P("|---|---|---|---|---|---|---|---|---|")
    rows = []
    for b in BODIES:
        mo = model[b]; ou = ours[b]; ur = ui["head_urdf_with_antenna_holders"] if b == "head_assembly" else ui[b]
        sh = (ou.c - mo.c) * 1000
        P(f"| {SHORT[b]} | {mo.m*1000:.1f} | {ur.m*1000:.1f} | {ou.m*1000:.1f} | {(ou.m-mo.m)*1000:+.1f} | {(ou.m/mo.m-1)*100:+.0f} | "
          f"{np.round(mo.c*1000,1).tolist()} | {np.round(ou.c*1000,1).tolist()} | {np.round(sh,1).tolist()} ({np.linalg.norm(sh):.1f}) |")
        rows.append(dict(body=b, model_g=mo.m * 1000, urdf_g=ur.m * 1000, ours_g=ou.m * 1000, model_com_mm=(mo.c * 1000).tolist(), ours_com_mm=(ou.c * 1000).tolist(),
                         model_I=mo.I.tolist(), ours_I=ou.I.tolist()))
    P(f"| total | {tot_model*1000:.1f} | {tot_urdf*1000:.1f} | {tot_ours*1000:.1f} | {(tot_ours-tot_model)*1000:+.1f} | {(tot_ours/tot_model-1)*100:+.0f} | | | |")
    # decomposition per link: parts the trained CAD also has, parts it lacks
    P("\n| Link | Trained g | Ours, parts the trained CAD also has g | Ours, parts the CAD lacks g | of which screws and inserts g | wires g | lab-only parts g |")
    P("|---|---|---|---|---|---|---|")
    dec = {}
    for b in BODIES + ["total"]:
        its = [i for i in B["items"] if b == "total" or i.link == b]
        a = sum(i.mass_g for i in its if i.in_model); n = sum(i.mass_g for i in its if not i.in_model)
        sc = sum(i.mass_g for i in its if not i.in_model and i.cat in ("screw", "insert")); wi = sum(i.mass_g for i in its if not i.in_model and i.cat == "wire")
        la = sum(i.mass_g for i in its if not i.in_model and i.cat == "lab_added")
        mo = (tot_model if b == "total" else model[b].m) * 1000
        dec[b] = dict(model_g=mo, in_cad_g=a, not_in_cad_g=n, screws_inserts_g=sc, wires_g=wi, lab_g=la)
        P(f"| {SHORT.get(b, b)} | {mo:.1f} | {a:.1f} ({a - mo:+.1f}) | {n:.1f} | {sc:.1f} | {wi:.1f} | {la:.1f} |")
    # whole robot com
    P("")
    for pose in ("zero", "home"):
        cm, Mm, feet = robot_com(model, pose if pose == "home" else None); co, Mo, _ = robot_com(ours, pose if pose == "home" else None)
        P(f"Whole robot CoM at the {pose} pose, trunk frame: trained {np.round(cm*1000,1).tolist()} mm ({Mm:.3f} kg), ours {np.round(co*1000,1).tolist()} mm ({Mo:.3f} kg), shift {np.round((co-cm)*1000,1).tolist()} mm; feet sites {np.round(np.array(feet)*1000,1).tolist()} mm")
    # inertia of trunk and head
    P("")
    for b in ("trunk_assembly", "head_assembly"):
        ev_m = np.linalg.eigvalsh(model[b].I); ev_o = np.linalg.eigvalsh(ours[b].I)
        P(f"{SHORT[b]} principal inertia about its CoM (kg m2 x 1e-4): trained {np.round(ev_m*1e4,2).tolist()}, ours {np.round(ev_o*1e4,2).tolist()}")
    # fit table
    P("\nTrained model per-part masses from the fit (NNLS on mass, first moment and inertia of each link; trunk and head not well posed):\n")
    P("| Link | Part | Trained model g (fit) | Our build g | Fit error: mass g, CoM mm, inertia |"); P("|---|---|---|---|---|")
    ours_by = collections.defaultdict(float)
    for it in B["items"]:
        if it.cat in ("printed",): ours_by[(it.link, it.name)] += it.mass_g
    for ln, r in fit.items():
        if ln.endswith("_2") and ln.startswith("hip"): continue
        if ln in ("right_roll_to_pitch_assembly", "knee_and_ankle_assembly_3", "knee_and_ankle_assembly_4", "foot_assembly_2"): continue
        first = True
        for n, g in r["parts"].items():
            our = STS3215_G if n.startswith("servo") else ours_by.get((ln, PRINT_NAME.get(n, n)), float("nan"))
            P(f"| {SHORT[ln] if first else ''} | {n} | {g:.1f} | {our:.1f} | {(f'{r['mass_err_g']:+.2f}, {r['com_err_mm']:.2f}, {r['inertia_rel_err']*100:.1f} %') if first else ''} |")
            first = False
    # items table (long): identical items merged, source given as a key into the source list below
    keys = sorted(S, key=lambda k: -len(S[k][1]))
    def skey(text):
        for k in keys:
            if S[k][1] in text: return k, text.replace(S[k][1], "").strip("; ")
        if text.startswith("UNVERIFIED"): return "UNVERIFIED", text[len("UNVERIFIED: "):]
        return None, text
    merged = collections.OrderedDict()
    for it in sorted(B["items"], key=lambda x: (BODIES.index(x.link), x.cat, x.name)):
        k = (it.name, it.cat, it.link, round(it.mass_g, 2), it.in_model, it.source)
        merged[k] = merged.get(k, 0) + 1
    P("\nEvery item (legs: both sides listed; 'in CAD' = the trained model has this part):\n")
    P("| Item | Category | Link | Qty | g each | g total | In CAD | Source key | Note |"); P("|---|---|---|---|---|---|---|---|---|")
    for (name, cat, link, g, inm, srctext), n in merged.items():
        k, rest = skey(srctext)
        P(f"| {name} | {cat} | {SHORT[link]} | {n} | {g:.2f} | {n * g:.2f} | {'yes' if inm else 'no'} | {k or '-'} | {rest} |")
    P("\nSource keys:\n")
    for k in sorted(S):
        P(f"- {k}: {S[k][1]}")
    P("\nHardware counts placed at hole sites: " + ", ".join(f"{k} {v}" for k, v in sorted(hardware.counts.items())))
    open(os.path.join(OUT, "mass_budget_tables.md"), "w").write("\n".join(lines))
    plot(B, model, dec)
    json.dump(dict(links=rows, items=[dict(name=i.name, cat=i.cat, link=i.link, g=i.mass_g, in_model=i.in_model, source=i.source, com_m=i.M.c.tolist()) for i in B["items"]],
                   fit=fit, sources={k: v[1] for k, v in S.items()}, hardware_counts=hardware.counts, total_ours_kg=tot_ours, total_model_kg=tot_model,
                   total_urdf_kg=tot_urdf), open(os.path.join(OUT, "mass_budget.json"), "w"), indent=1)
    print("\n".join(lines[:60]))
    print("wrote", OUT)

def plot(B, model, dec):
    import matplotlib; matplotlib.use("Agg"); import matplotlib.pyplot as plt
    order = ["trunk_assembly", "head_assembly", "neck_pitch_assembly", "head_pitch_to_yaw", "neck_yaw_assembly", "hip_roll_assembly",
             "left_roll_to_pitch_assembly", "knee_and_ankle_assembly", "knee_and_ankle_assembly_2", "foot_assembly"]
    cats = ["servo", "printed", "battery", "electronics", "mechanical", "lab_added", "screw", "insert", "wire", "misc"]
    cols = ["#4a6fa5", "#bfc9d9", "#7d3c98", "#1e8449", "#7f8c8d", "#c0392b", "#b9770e", "#e5c07b", "#2e86c1", "#555555"]
    fig, axs = plt.subplots(1, 2, figsize=(11, 4.0), gridspec_kw=dict(width_ratios=[2.3, 1]))
    x = np.arange(len(order)); w = 0.38
    axs[0].bar(x - w / 2, [model[b].m * 1000 for b in order], w, color="#cccccc", edgecolor="#555555", label="trained model")
    bottom = np.zeros(len(order))
    for c, col in zip(cats, cols):
        v = np.array([sum(i.mass_g for i in B["items"] if i.link == b and i.cat == c) for b in order])
        axs[0].bar(x + w / 2, v, w, bottom=bottom, color=col, label=c); bottom += v
    axs[0].set_xticks(x); axs[0].set_xticklabels([SHORT[b].replace(" (knee servo)", "").replace(" (ankle servo)", "").replace("L ", "") for b in order], rotation=35, fontsize=7, ha="right")
    axs[0].set_ylabel("mass per link (g); legs: one side"); axs[0].legend(fontsize=6, ncol=2); axs[0].grid(alpha=0.3, axis="y")
    axs[0].set_title(f"Trained model {sum(x.m for x in model.values())*1000:.0f} g, our build {sum(i.mass_g for i in B['items']):.0f} g", fontsize=9)
    cm, _, feet = robot_com(model, "home"); co, _, _ = robot_com(B["links"], "home")
    for c, mk, lab in ((cm, "o", "trained"), (co, "s", "ours")):
        axs[1].plot(c[0] * 1000, c[2] * 1000, mk, ms=7, label=f"robot CoM, {lab}")
    for b, mk in (("trunk_assembly", "^"),):
        axs[1].plot(model[b].c[0] * 1000, model[b].c[2] * 1000, mk, color="#4a6fa5", ms=6, label="trunk CoM, trained")
        axs[1].plot(B["links"][b].c[0] * 1000, B["links"][b].c[2] * 1000, mk, color="#c0392b", ms=6, label="trunk CoM, ours")
    axs[1].set_xlabel("x in the trunk frame (mm, + forward)"); axs[1].set_ylabel("z in the trunk frame (mm)")
    axs[1].set_title("Centre of mass, home pose, side view", fontsize=9); axs[1].grid(alpha=0.3); axs[1].legend(fontsize=6)
    axs[1].set_aspect("equal", adjustable="datalim")
    fig.tight_layout(); fig.savefig(os.path.join(HERE, "mass_budget.png"), dpi=80); plt.close(fig)

if __name__ == "__main__":
    main()
